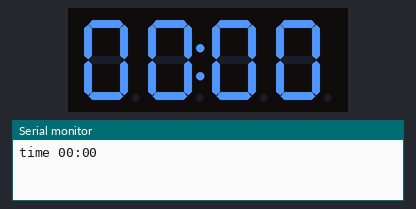
The sketch below on a simulated Arduino Uno, built with avr-gcc and run on an emulated ATmega328P. Parts: 4-digit seven-segment display, the last lines printed to the serial monitor. Wiring (inferred from the names in the program): TM1637 display: clock pin 2; DIO pin 3.

Above: at 0.1 s.
At 4.76 s:
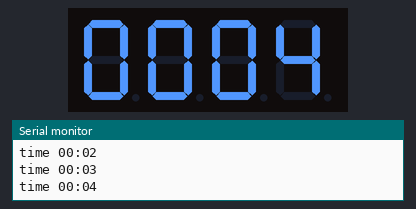
At 9.76 s:
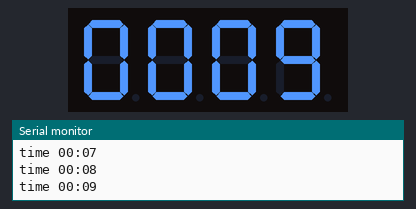
At 19.6 s:
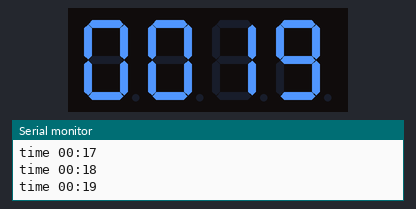
At 29.76 s:
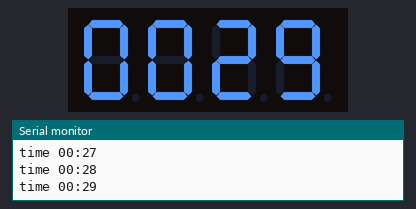
At 39.75 s:
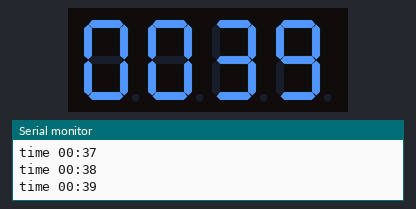

The sketch:

tm1637.ino
```cpp
// tm1637 — tests assert: a clock on a TM1637 4-digit module from a Pico (CLK GP2, DIO GP3, the
// module on 3V3), the bus driven as TM1637Display does (open drain, 50 µs a bit, LSB first).
// It shows minutes and seconds since start as "MM:SS" (the colon lit for the first half of each
// second) at brightness 2 (4/16), and prints "time MM:SS" at 115200 baud once a second.

const int CLK = 2;
const int DIO = 3;
const uint8_t DIGITS[] = {0x3f, 0x06, 0x5b, 0x4f, 0x66, 0x6d, 0x7d, 0x07, 0x7f, 0x6f};

void bitDelay() { delayMicroseconds(50); }

void start() {
  pinMode(DIO, OUTPUT);
  bitDelay();
}

void stop() {
  pinMode(DIO, OUTPUT);
  bitDelay();
  pinMode(CLK, INPUT);
  bitDelay();
  pinMode(DIO, INPUT);
  bitDelay();
}

void writeByte(uint8_t b) {
  for (uint8_t i = 0; i < 8; i++) {
    pinMode(CLK, OUTPUT);
    bitDelay();
    pinMode(DIO, (b & 0x01) ? INPUT : OUTPUT);
    bitDelay();
    pinMode(CLK, INPUT);
    bitDelay();
    b >>= 1;
  }
  pinMode(CLK, OUTPUT);
  pinMode(DIO, INPUT);
  bitDelay();
  pinMode(CLK, INPUT);
  bitDelay();
  if (digitalRead(DIO) == 0) pinMode(DIO, OUTPUT);
  bitDelay();
  pinMode(CLK, OUTPUT);
  bitDelay();
}

void show(const uint8_t segments[4], uint8_t brightness) {
  start();
  writeByte(0x40);
  stop();
  start();
  writeByte(0xc0);
  for (int k = 0; k < 4; k++) writeByte(segments[k]);
  stop();
  start();
  writeByte(0x88 | brightness);
  stop();
}

void setup() {
  Serial.begin(115200);
  pinMode(CLK, INPUT);
  pinMode(DIO, INPUT);
  digitalWrite(CLK, LOW);
  digitalWrite(DIO, LOW);
}

unsigned long lastSecond = 0xFFFFFFFF;
bool lastColon = false;

void loop() {
  unsigned long ms = millis();
  unsigned long seconds = ms / 1000;
  bool colon = (ms % 1000) < 500;
  if (seconds == lastSecond && colon == lastColon) return;
  unsigned int mm = (seconds / 60) % 100;
  unsigned int ss = seconds % 60;
  uint8_t segments[4] = {DIGITS[mm / 10], DIGITS[mm % 10], DIGITS[ss / 10], DIGITS[ss % 10]};
  if (colon) segments[1] |= 0x80;
  show(segments, 2);
  if (seconds != lastSecond) {
    char line[16];
    snprintf(line, sizeof line, "time %02u:%02u", mm, ss);
    Serial.println(line);
  }
  lastSecond = seconds;
  lastColon = colon;
}
```

Measured:
- what the display in image 1 shows lasts 0.5 s, from 4.5 s to 5.0 s
